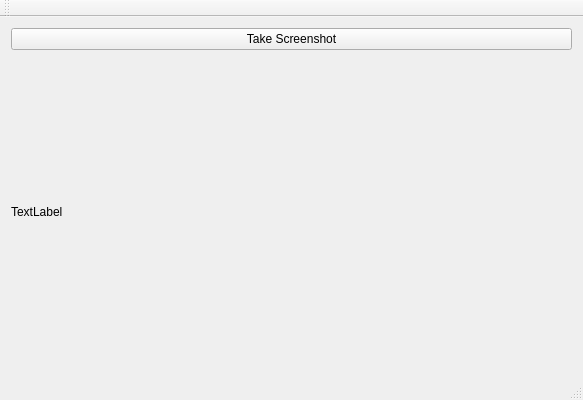
<?xml version="1.0" encoding="UTF-8"?>
<ui version="4.0">
 <class>JpgToSerialClass</class>
 <widget class="QMainWindow" name="JpgToSerialClass">
  <property name="geometry">
   <rect>
    <x>0</x>
    <y>0</y>
    <width>583</width>
    <height>400</height>
   </rect>
  </property>
  <property name="windowTitle">
   <string>JpgToSerial</string>
  </property>
  <widget class="QWidget" name="centralWidget">
   <layout class="QGridLayout" name="gridLayout">
    <item row="1" column="0">
     <widget class="QLabel" name="camera">
      <property name="text">
       <string>TextLabel</string>
      </property>
     </widget>
    </item>
    <item row="0" column="0">
     <widget class="QPushButton" name="screenshot">
      <property name="text">
       <string>Take Screenshot</string>
      </property>
     </widget>
    </item>
   </layout>
  </widget>
  <widget class="QMenuBar" name="menuBar">
   <property name="geometry">
    <rect>
     <x>0</x>
     <y>0</y>
     <width>583</width>
     <height>21</height>
    </rect>
   </property>
  </widget>
  <widget class="QToolBar" name="mainToolBar">
   <attribute name="toolBarArea">
    <enum>TopToolBarArea</enum>
   </attribute>
   <attribute name="toolBarBreak">
    <bool>false</bool>
   </attribute>
  </widget>
  <widget class="QStatusBar" name="statusBar"/>
 </widget>
 <layoutdefault spacing="6" margin="11"/>
 <resources>
  <include location="JpgToSerial.qrc"/>
 </resources>
 <connections/>
</ui>
